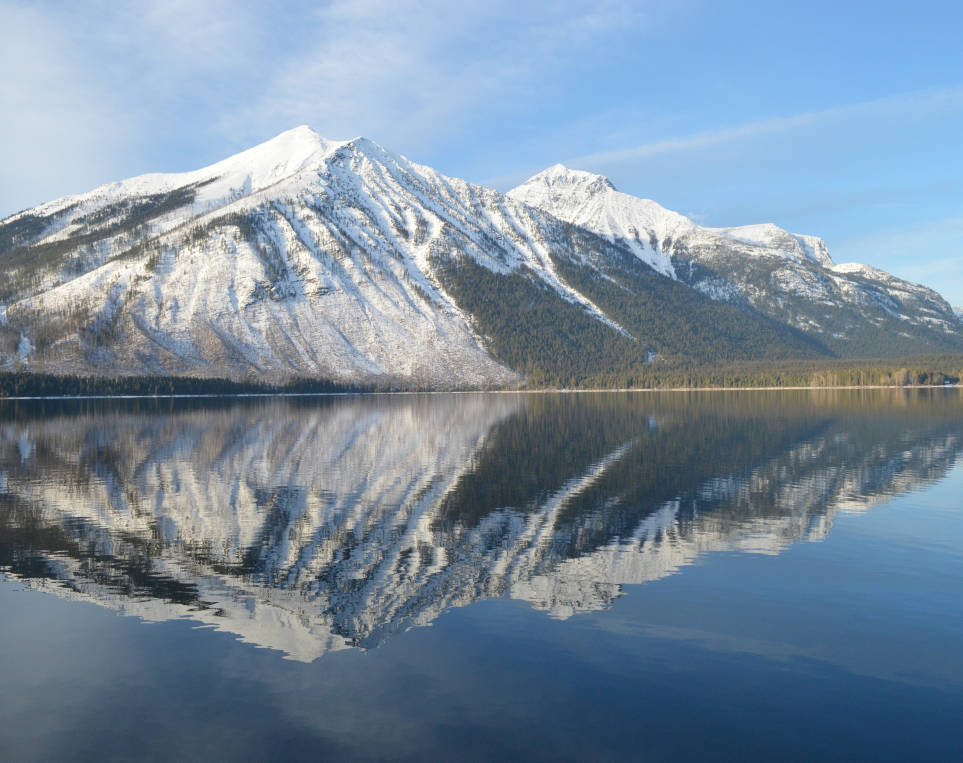
#> input picture assets/photos/slates/glacier-landscape-print.jpg, 2888 x 2288 px, given in place of supplier-8x10-details.jpg, which was not available (shown at 1/3 size)
$ python build_slate_samples.py
#> lines starting #> are read from the running program, lines starting #| are printed output that depends on the picture; after the words box and inside, x2 and y2 are one past the last pixel; in counts of white or black regions, pixels touching at a corner belong together
"""Composite the two marketing photographs onto the photographed supplier slate."""
from pathlib import Path

import numpy as np
from PIL import Image, ImageFilter, ImageOps

ASSETS = Path(__file__).resolve().parents[1] / 'assets/photos/slates'
RESAMPLE = Image.Resampling.LANCZOS


def edge_positions(lines):
    # A light spot on a chipped edge can have no dark pixels. Interpolate the
    # boundary from its neighbors instead of punching a slit through the stone.
    dark = lines[:, :18] < 164
    found = np.flatnonzero(dark.any(axis=1))
    if not len(found):
        raise ValueError('Could not locate the slate perimeter')
    positions = np.interp(np.arange(len(lines)), found, dark[found].argmax(axis=1))
    padded = np.pad(positions, 5, mode='edge')
    return np.median(np.lib.stride_tricks.sliding_window_view(padded, 11), axis=1)


def slate_masks(stone):
    value = np.asarray(stone.convert('L'))
    height, width = value.shape
    y, x = np.indices(value.shape)
    distance = np.minimum.reduce([
        x - edge_positions(value)[:, None],
        width - 1 - x - edge_positions(value[:, ::-1])[:, None],
        y - edge_positions(value.T)[None, :],
        height - 1 - y - edge_positions(value.T[:, ::-1])[None, :],
    ])
    silhouette = Image.fromarray((255 * np.clip(distance + 1, 0, 1)).astype('uint8'))
    # Only the chipped perimeter contributes supplier pixels. The measurement
    # lettering and every other interior pixel must be replaced by the photo.
    interior = np.clip((distance - 2) / 6, 0, 1)
    ink = Image.fromarray((255 * interior).astype('uint8'))
    assert silhouette.crop((24, 24, width - 24, height - 24)).getextrema() == (255, 255)
    assert ink.crop((26, 26, width - 26, height - 26)).getextrema() == (255, 255)
    return silhouette, ink


def build(name, source, landscape, focus):
#> called with name = 'family', source = 'family-outdoors.jpg', landscape = True, focus = (0.5, 0.45)
    stone = Image.open(ASSETS / 'supplier-8x10-details.jpg').convert('RGB').crop((150, 271, 600, 854))
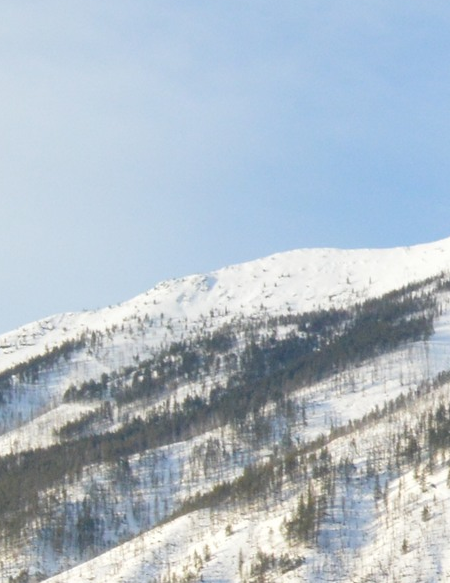
#> stone: PIL image 450x583 RGB; mean R, G, B 174.6, 187.4, 198.6
    silhouette, ink = slate_masks(stone)
#> in slate_masks, `value = np.asarray(stone.convert('L'))`:
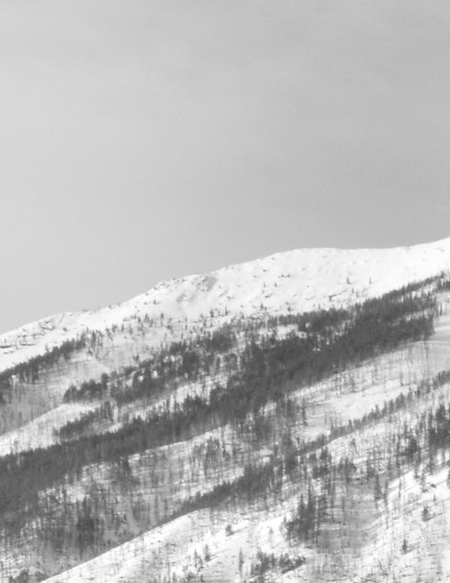
#> value: shape (583, 450); min 69, max 255, mean 184.8
#> in edge_positions, `found = np.flatnonzero(dark.any(axis=1))`: found = 201 values from 346 to 582
#> in edge_positions, `positions = np.interp(np.arange(len(lines)), found, dark[found].argmax..`: positions = 583 values, max 16 at index 365, min 0 at index 0, mean 1.09
#> in edge_positions, `padded = np.pad(positions, 5, mode='edge')`: padded = 593 values, max 16 at index 370, min 0 at index 0, mean 1.15
    if landscape:
        stone, silhouette, ink = (im.transpose(Image.Transpose.ROTATE_90) for im in (stone, silhouette, ink))
    size = (1156, 892) if landscape else (892, 1156)
    stone, silhouette, ink = (im.resize(size, RESAMPLE) for im in (stone, silhouette, ink))
    photo = ImageOps.fit(Image.open(ASSETS / source).convert('RGB'), size, RESAMPLE, centering=focus)
    product = Image.composite(photo, stone, ink)
    canvas = Image.new('RGB', (size[0] + 96, size[1] + 96), '#faf8f2')
    shadow = Image.new('L', canvas.size)
    shadow.paste(silhouette, (48, 54))
    shadow = shadow.filter(ImageFilter.GaussianBlur(9)).point(lambda v: v // 5)
    canvas.paste('#292724', (0, 0, *canvas.size), shadow)
    canvas.paste(product, (48, 48), silhouette)
    canvas.save(ASSETS / (name + '-slate-preview.jpg'), quality=92, optimize=True)


if __name__ == '__main__':
#> (the run stopped early here; a loop or call above may not have finished)

$ run again, on assets/photos/slates/shenandoah-landscape-print.jpg
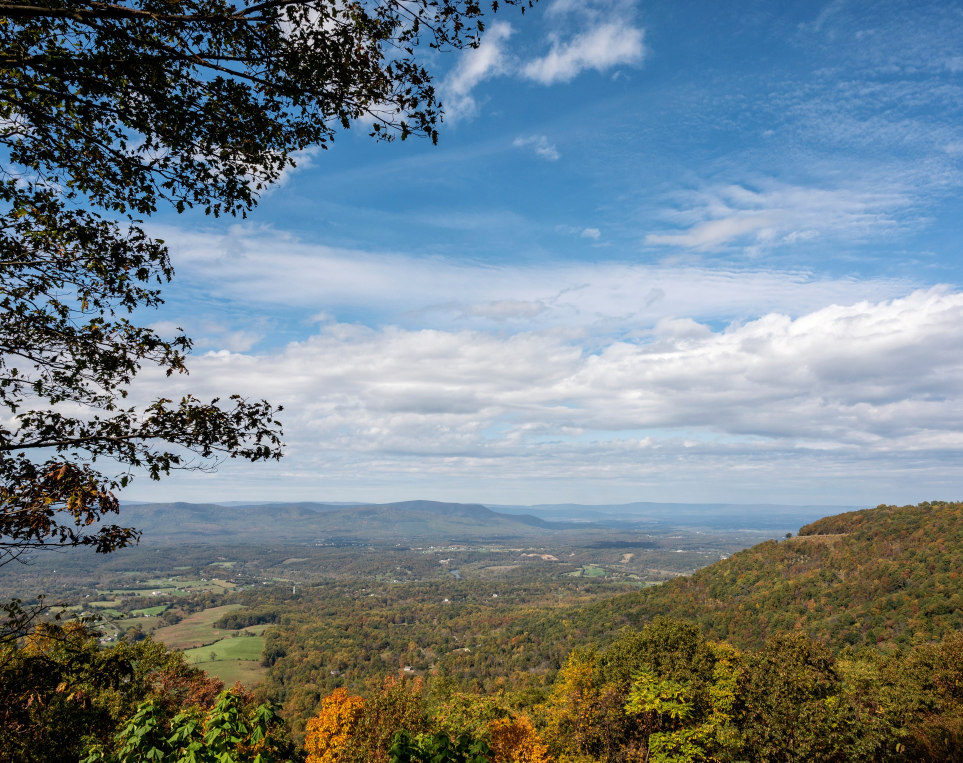
#> input picture assets/photos/slates/shenandoah-landscape-print.jpg, 2888 x 2288 px, given in place of supplier-8x10-details.jpg, which was not available (shown at 1/3 size)
#> found = 581 values from 0 to 582
#> positions = 583 values, max 6 at index 527, min 0 at index 0, mean 0.19
#> padded = 593 values, max 6 at index 532, min 0 at index 0, mean 0.187
#> in build, `canvas.paste(product, (48, 48), silhouette)`:
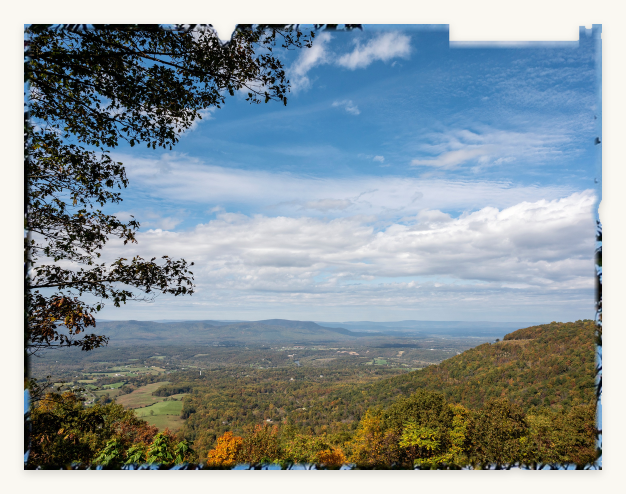
#> canvas: PIL image 1252x988 RGB (shown at 1/2 size); mean R, G, B 137.9, 149.7, 155.3
#> in build (call 2), `stone, silhouette, ink = (im.resize(size, RESAMPLE) for im in (stone, ..`:
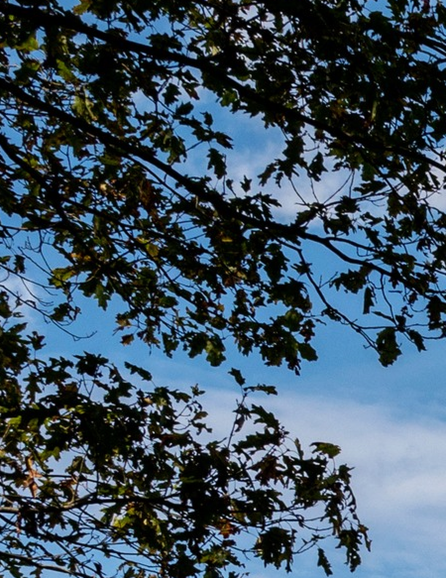
#> stone: PIL image 892x1156 RGB (shown at 1/2 size); mean R, G, B 62.8, 82.1, 98.2

$ run again, on assets/photos/slates/smokies-landscape-print.jpg
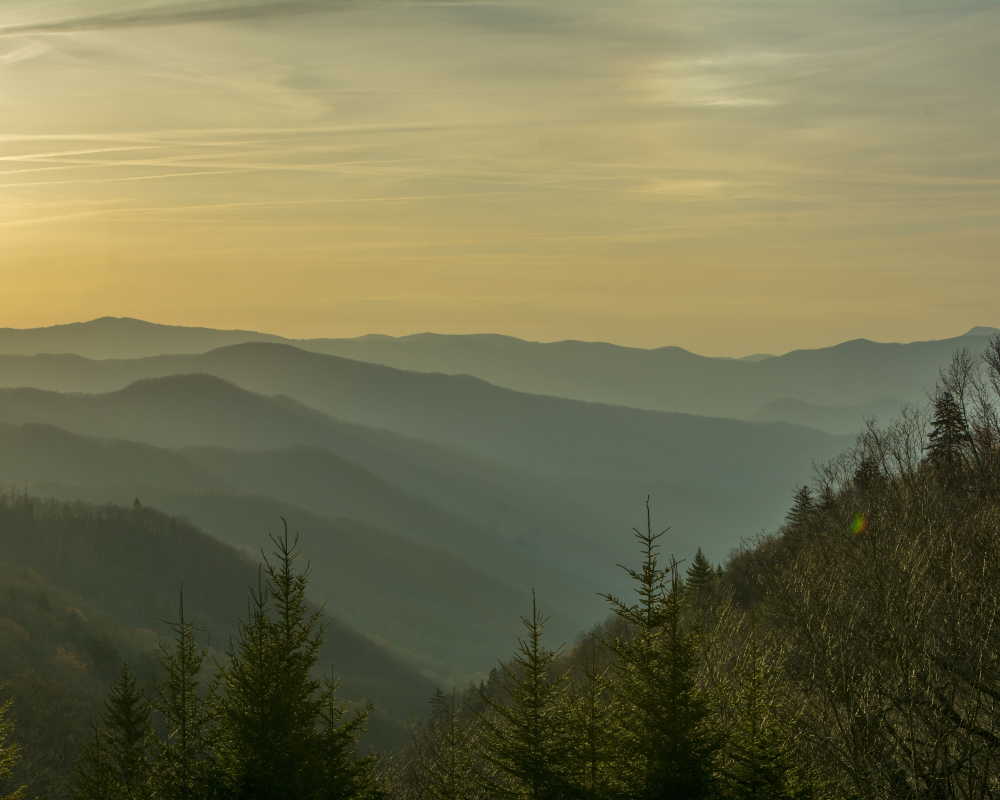
#> input picture assets/photos/slates/smokies-landscape-print.jpg, 3000 x 2400 px, given in place of supplier-8x10-details.jpg, which was not available (shown at 1/3 size)
#> in build, `stone = Image.open(ASSETS / 'supplier-8x10-details.jpg').convert('RGB'..`:
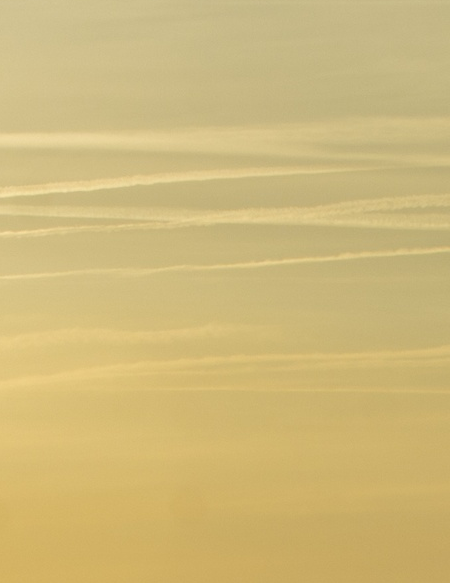
#> stone: PIL image 450x583 RGB; mean R, G, B 206.8, 185, 122
#> in slate_masks, `value = np.asarray(stone.convert('L'))`:
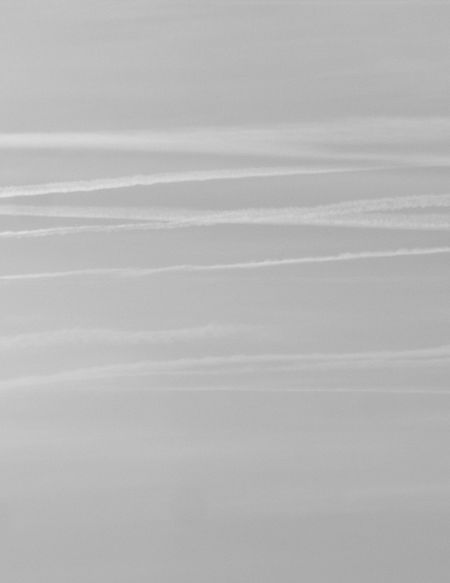
#> value: shape (583, 450); min 165, max 226, mean 184.4
#> found = empty array

$ run again, on assets/photos/slates/teton-landscape-print.jpg
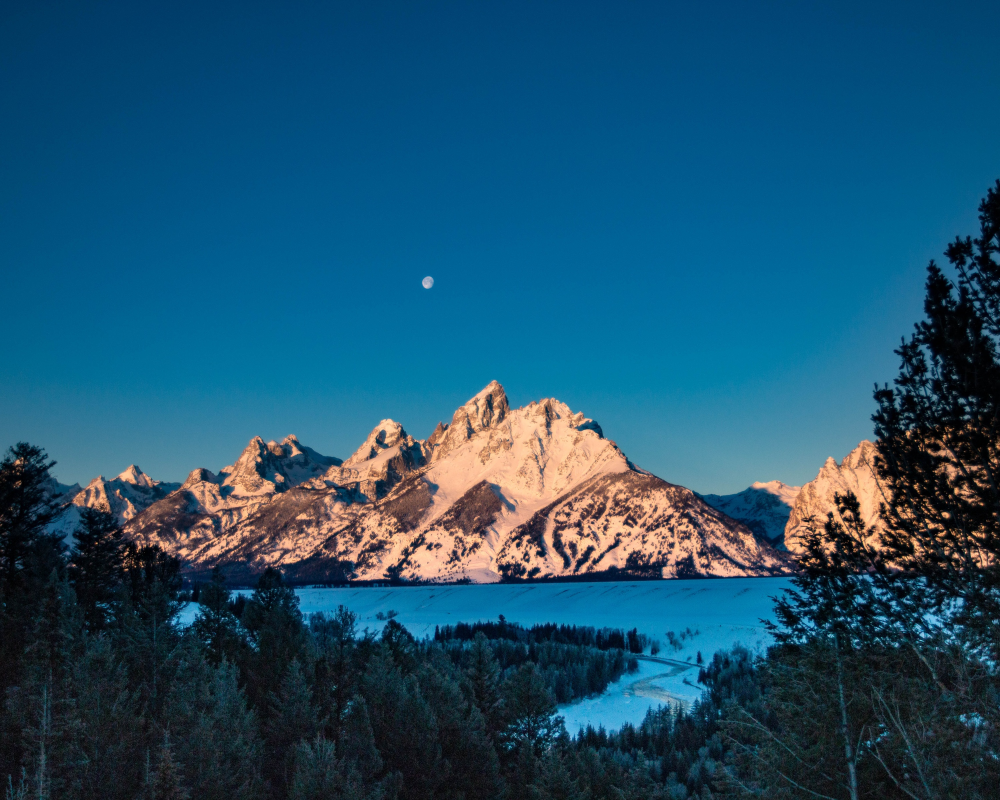
#> input picture assets/photos/slates/teton-landscape-print.jpg, 3000 x 2400 px, given in place of supplier-8x10-details.jpg, which was not available (shown at 1/3 size)
#> found = 583 values from 0 to 582
#> positions = 583 values from 0 to 0
#> padded = 593 values from 0 to 0
#> in build, `shadow.paste(silhouette, (48, 54))`:
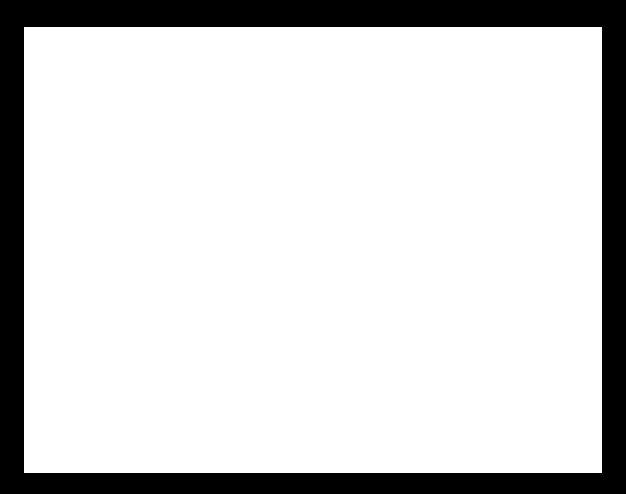
#> shadow: PIL image 1252x988 L (shown at 1/2 size); 83.4% white; 1 black region, box (x1, y1, x2, y2) and area: (0, 0, 1252, 988) 205824
#> in build, `canvas.paste(product, (48, 48), silhouette)`:
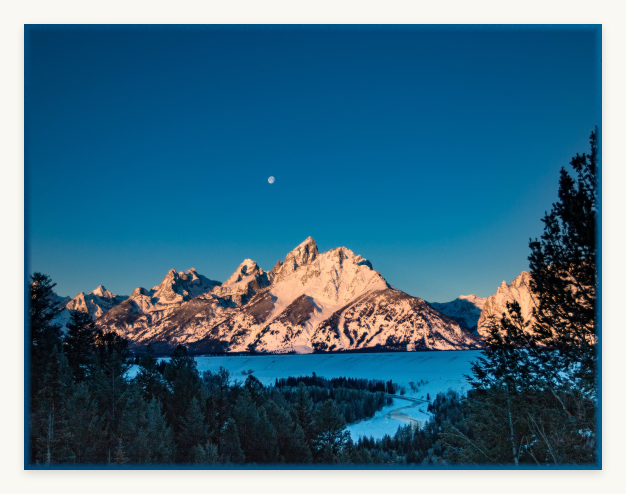
#> canvas: PIL image 1252x988 RGB (shown at 1/2 size); mean R, G, B 65.6, 110.4, 133.3
